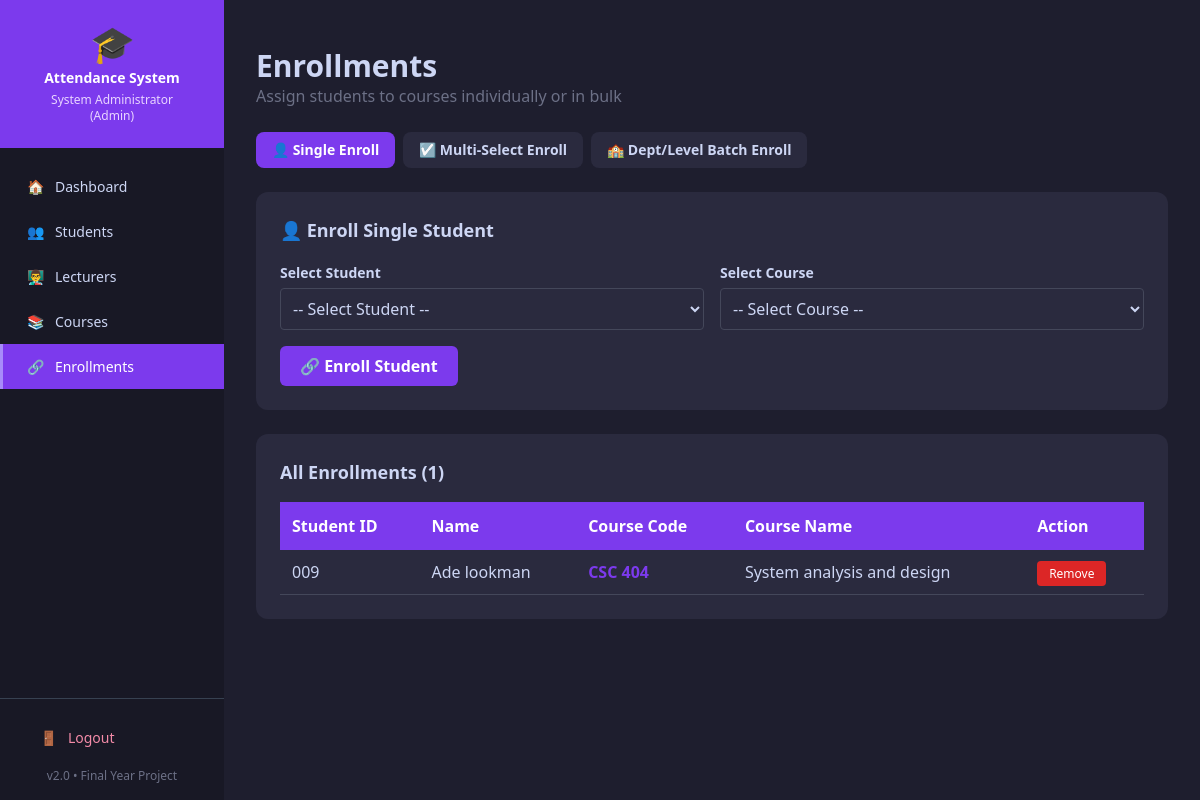
The page /admin/enrollments (signed in) on the database its author committed.
### tables this page shows
CREATE TABLE courses (
            id          INTEGER PRIMARY KEY AUTOINCREMENT,
            course_code TEXT UNIQUE NOT NULL,
            course_name TEXT NOT NULL,
            user_id     INTEGER,
            FOREIGN KEY (user_id) REFERENCES users(id)
        );

CREATE TABLE students (
            id            INTEGER PRIMARY KEY AUTOINCREMENT,
            student_id    TEXT UNIQUE NOT NULL,
            name          TEXT NOT NULL,
            department    TEXT,
            level         TEXT,
            email         TEXT,
            qr_code_path  TEXT
        );

### app.py (the view, shortened to what this page needs)
@app.route("/admin/enrollments", methods=["GET", "POST"])
@login_required
@admin_required
def manage_enrollments():
    conn = create_connection()
    enrollments = conn.execute('''
        SELECT s.student_id, s.name,
               c.id, c.course_code, c.course_name
        FROM enrollments e
        JOIN students s ON e.student_id = s.student_id
        JOIN courses  c ON e.course_id  = c.id
        ORDER BY c.course_code, s.name
    ''').fetchall()
    students = conn.execute(
        "SELECT student_id, name FROM students"
    ).fetchall()
    courses = conn.execute(
        "SELECT id, course_code, course_name FROM courses"
    ).fetchall()
    departments = conn.execute(
        "SELECT DISTINCT department FROM students ORDER BY department"
    ).fetchall()
    levels = conn.execute(
        "SELECT DISTINCT level FROM students ORDER BY level"
    ).fetchall()
    conn.close()
    return render_template("admin/enrollments.html",
                           enrollments=enrollments,
                           students=students,
                           courses=courses,
                           departments=departments,
                           levels=levels)

### app.py (called while the page is built)
def login_required(f):
    @wraps(f)
    def decorated(*args, **kwargs):
        if "user_id" not in session:
            flash("Please login to continue.", "error")
            return redirect(url_for("login"))
        return f(*args, **kwargs)
    return decorated

def admin_required(f):
    @wraps(f)
    def decorated(*args, **kwargs):
        if session.get("role") != "admin":
            flash("Admin access required.", "error")
            return redirect(url_for("lecturer_dashboard"))
        return f(*args, **kwargs)
    return decorated

@app.before_request
def check_session_timeout():
    if "user_id" in session:
        last_active = session.get("last_active")
        now = datetime.now().timestamp()
        if last_active and now - last_active > 3600:
            session.clear()
            flash("Session expired. Please login again.",
                  "error")
            return redirect(url_for("login"))
        session["last_active"] = now

### database/db_setup.py (called while the page is built)
def create_connection():
    conn = sqlite3.connect(DB_PATH)
    return conn

### templates/admin/enrollments.html (shortened to what this page needs)
{% extends "base.html" %}
{% block content %}
<div class="mb-6">
    <h1 class="text-3xl font-bold" style="color:#cdd6f4">
        Enrollments
    </h1>
    <p style="color:#6c7086">
        Assign students to courses individually or in bulk
    </p>
</div>
<div class="flex gap-2 mb-6">
    <button onclick="showTab('single')"
            id="tab-single"
            class="tab-btn px-4 py-2 rounded-lg font-semibold
                   text-sm transition"
            style="background:#7c3aed; color:white">
        👤 Single Enroll
    </button>
    <button onclick="showTab('checkbox')"
            id="tab-checkbox"
            class="tab-btn px-4 py-2 rounded-lg font-semibold
                   text-sm transition"
            style="background:#2a2a3e; color:#cdd6f4">
        ☑️ Multi-Select Enroll
    </button>
    <button onclick="showTab('dept')"
            id="tab-dept"
            class="tab-btn px-4 py-2 rounded-lg font-semibold
                   text-sm transition"
            style="background:#2a2a3e; color:#cdd6f4">
        🏫 Dept/Level Batch Enroll
    </button>
</div>
<div id="tab-single-content" class="card rounded-xl p-6 mb-6">
    <h2 class="text-lg font-bold mb-4" style="color:#cdd6f4">
        👤 Enroll Single Student
    </h2>
    <form method="POST"
          action="{{ url_for('manage_enrollments') }}">
        <div class="grid grid-cols-1 md:grid-cols-2 gap-4 mb-4">
            <div>
                <label class="text-sm font-semibold">
                    Select Student
                </label>
                <select name="student_id" required
                        class="w-full mt-1 p-2 rounded">
                    <option value="">-- Select Student --</option>
                </select>
            </div>
            <div>
                <label class="text-sm font-semibold">
                    Select Course
                </label>
                <select name="course_id" required
                        class="w-full mt-1 p-2 rounded">
                    <option value="">-- Select Course --</option>
                </select>
            </div>
        </div>
        <button type="submit" class="btn-primary">
            🔗 Enroll Student
        </button>
    </form>
</div>
<div class="card rounded-xl p-6">
    <h2 class="text-lg font-bold mb-4" style="color:#cdd6f4">
        All Enrollments ({{ enrollments|length }})
    </h2>
    <div class="overflow-x-auto">
        <table>
            <thead>
                <tr>
                    <th>Student ID</th>
                    <th>Name</th>
                    <th>Course Code</th>
                    <th>Course Name</th>
                    <th>Action</th>
                </tr>
            </thead>
            <tbody>
                {% for e in enrollments %}
                <tr>
                    <td>{{ e[0] }}</td>
                    <td>{{ e[1] }}</td>
                    <td>
                        <span class="font-bold"
                              style="color:#7c3aed">
                            {{ e[3] }}
                        </span>
                    </td>
                    <td>{{ e[4] }}</td>
                    <td>
                        <a href="{{ url_for('delete_enrollment',
                                   sid=e[0], cid=e[2]) }}"
                           class="btn-danger"
                           onclick="return confirm(
                               'Remove this enrollment?')">
                           Remove
                        </a>
                    </td>
                </tr>
                {% endfor %}
            </tbody>
        </table>
    </div>
</div>
{% endblock %}

### templates/base.html (style rules this page uses)
body { background-color: #1e1e2e; color: #cdd6f4; }
.card { background-color: #2a2a3e; }
input, select, textarea { background-color: #2a2a3e !important; color: #cdd6f4 !important; border: 1px solid #44475a !important; }
table { width: 100%; border-collapse: collapse; }
th { background-color: #7c3aed; color: white; padding: 12px; text-align: left; }
td { padding: 10px 12px; border-bottom: 1px solid #44475a; }
.btn-primary { background-color: #7c3aed; color: white; padding: 8px 20px; border-radius: 6px; border: none; cursor: pointer; font-weight: 600; }
.btn-danger { background-color: #dc2626; color: white; padding: 4px 12px; border-radius: 4px; font-size: 12px; }

### rows shown on the page
courses: student_id "009", name "Ade lookman", course_code "CSC 404", course_name "System analysis and design"

### other values the page prints
{{ session.full_name }} "System Administrator"
{{ session.role }} "Admin"
{{ enrollments|length }} "1"
